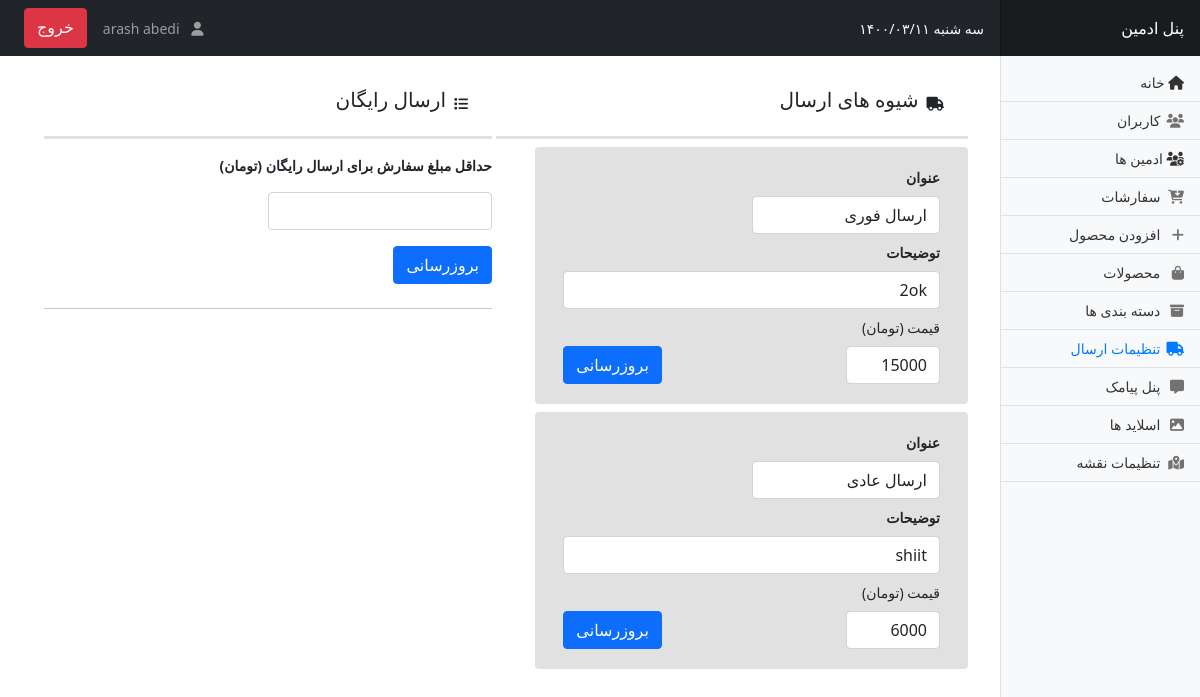
The app's page /admin/shipping.php (signed in), older data.
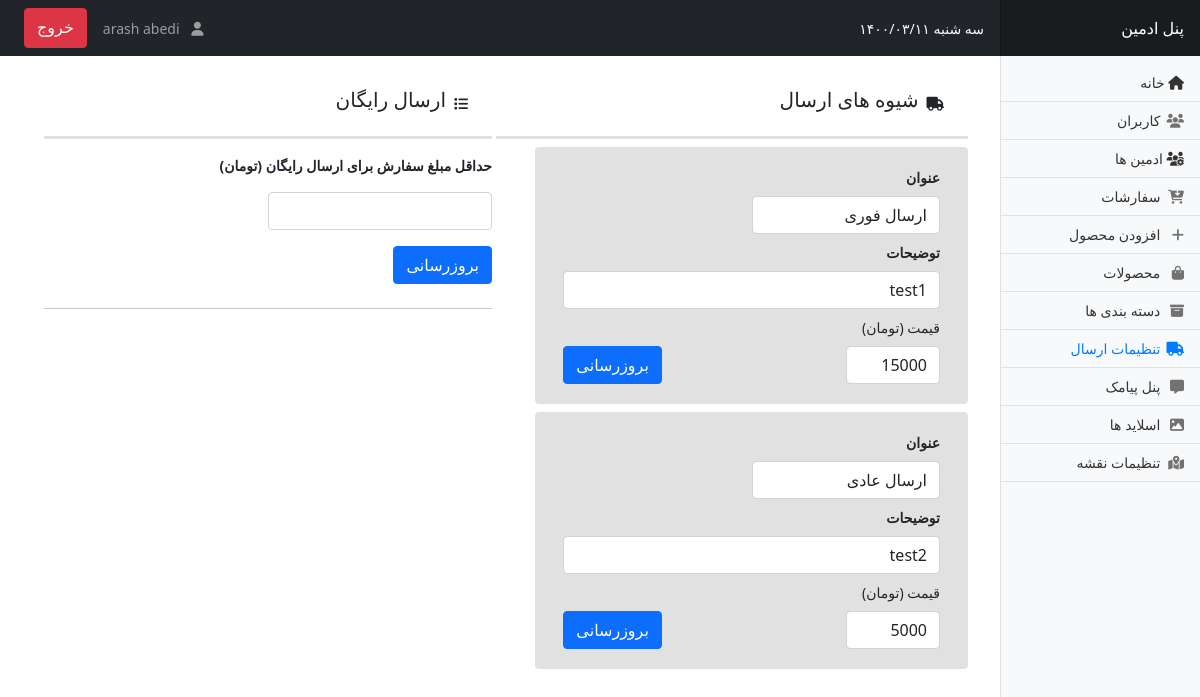
The same page, newer data.
### tables this page shows
CREATE TABLE `shippings` (
  `id` int NOT NULL,
  `shipping_type` varchar(250) NOT NULL DEFAULT '',
  `description` varchar(400) DEFAULT NULL,
  `status` enum('disable','active') NOT NULL DEFAULT 'active',
  `price` double NOT NULL
);

### inc/classes/DbClass.php (called while the page is built, shortened)
<?php
class Db {
    private static $server=DB_SERVER;
    private static $username=DB_USERNAME;
    private static $password=DB_PASSWORD;
    private static $dbName=DB_NAME;
    public static function connect(){
        try {
            $conn = new PDO("mysql:host=".self::$server.";dbname=".self::$dbName.";charset=utf8mb4", self::$username, self::$password);
            $conn->setAttribute(PDO::ATTR_ERRMODE, PDO::ERRMODE_EXCEPTION);
            return $conn;
        }catch(PDOException $e) {
            file_put_contents('DatabaseExeptions.log',$e);
        }
    }
    public static function select($table,$conditions="1",$fetchType='All' ,$disdinct="*",$limit=0,$orderBy='id',$orderType='ASC',$perPage="",$offset=1){
        if($limit){
            if($perPage!=="" && is_numeric($perPage) && $perPage>0 && $offset>=1){
                $start=($offset-1)*$perPage;
                $len=$perPage;
                $sql="SELECT $disdinct FROM $table WHERE $conditions ORDER BY $orderBy $orderType LIMIT $start,$len";
            }elseif($limit){
                $sql="SELECT $disdinct FROM $table WHERE $conditions ORDER BY $orderBy $orderType LIMIT $limit";
            }
        }else{
            $sql="SELECT $disdinct FROM $table WHERE $conditions ORDER BY $orderBy $orderType";
        }
        if($sql){
            $result=Db::connect()->query($sql);
            if(strtolower($fetchType)=='all'){
                if($res=$result->fetchAll(PDO::FETCH_NAMED)){
                    return $res;
                }else{
                    return false;
                }
            }elseif(strtolower($fetchType)=='single'){
                if($res=$result->fetch(PDO::FETCH_ASSOC)){
                    return $res;
                }else{
                    return false;
                }
            }
        }else{
            return false;
        }
    }
}

### inc/classes/ShippingClass.php (called while the page is built, shortened)
<?php
class Shipping{
    public function __construct($shippingId){
        $shippingInfo=$this->getShippingFullInfo($shippingId);
    }
    private function getShippingFullInfo($id){
        return Db::select(SHIPPING_TABLE_NAME,"id='$id'","single");
    }
    public static function getShippings($condition=1,$order="id",$orderby="asc"){
        return Db::select(SHIPPING_TABLE_NAME,$condition,'all',"*",0,$order,$orderby);
    }
}

### http/controller.php (called while the page is built, shortened)
<?php
if(isset($pageUi)){
    if($pageUi=='addCategory'){
        if(isAdmin() || isMaster()){
            if(isset($_GET['rm_cat'])){
                $category=new Category($_GET['rm_cat']);
                $category->delete();
                $category->deleteSubCategories();
            }elseif(isset($_GET['rm_sub'])){
                $subCategory=new SubCategory($_GET['rm_sub']);
                $subCategory->delete();
            }elseif(isset($_POST['addCategory'])){
                $catName=isset($_POST['name']) ? $_POST['name'] : "";
                $catType=isset($_POST['catType']) ? $_POST['catType'] : "";
                if($catType!=""){
                    if($catType=='parent'){
                        Category::create(['name'=>$catName,'creator_id'=>1],$message);
                    }else{
                        SubCategory::create(['name'=>$catName,'creator_id'=>1,'category_id'=>$catType]);
                    }
                }
            }
            $categories=Category::getCategories();
        }
    }
    elseif($pageUi=='index'){
        $mostSelesProducts=Product::getProducts("instock>0","sales","DESC",20);
        $indexCategories=Category::getCategories("show_index='yes'",$message);
        $latestProducts=Product::getProducts("instock>0","id","DESC",10);
    }
    elseif($pageUi=='cart'){
        if(isset($_SESSION['cart']) && $_SESSION['cart']['products']){
            $productsId=$_SESSION['cart']['products'];
        }
    }elseif($pageUi=='orders'){
        if(isset($_POST['update'])){
            $order=new Order($_POST['orderId']);
            $order->update(['status'=>$_POST['status']]);
        }
        $orders=Order::getOrders();
    }elseif($pageUi=='shipping'){
        $shippings=Shipping::getShippings();
    }
}

### config.php (called while the page is built, shortened)
<?php
function public_html(){
    $countSlashes=substr_count($_SERVER['PHP_SELF'],'/')-1;
    $backStr="";
    while($countSlashes>0){
        $backStr.="../";
        $countSlashes--;
    }
    global $root;
    if(isset($root) && $root==true){
        return HOST_ROOT;
    }else{
        return $backStr;
    }
}
require_once public_html().PROJECT_NAME.'/inc/classes/DbClass.php';
require_once public_html().PROJECT_NAME.'/inc/classes/ShippingClass.php';
$fast_post=new Shipping(1);
$normal_post=new Shipping(2);
include_once public_html().PROJECT_NAME.'/http/controller.php';

### admin/shipping.php (the view, shortened to what the changed rows need)
<?php
    include '../config.php';
?>
<?php
include 'adminheader.php';
?>
    <div class="container-fluid">
  <div class="row">
    <main class="col-md-9 ms-sm-auto col-lg-10 px-md-4">
      <div class="container">
        <div class="row">
          <div class="col-md g-3">
          <?php if($shippings ):?>
              <?php foreach($shippings as $shipping):?>
                  <form method='post' >
                    <div class="row my-2">
                      <div class="col-md-11 rounded " style="background-color: #dddd;">
                        <div class="d-flex flex-column justify-content-start p-3">
                          <div class="col-sm-6 my-1">
                            <label for="title<?php echo $shipping['id']; ?>" class="form-label"><strong>عنوان</strong></label>
                            <input name="shipping_type" type="text" class="form-control" id="title<?php echo $shipping['id']; ?>" placeholder="" value="<?php echo $shipping['shipping_type']; ?>" required="">
                          </div>
                          <div class="col-12 my-1">
                            <label for="info<?php echo $shipping['id']; ?>" class="form-label"><strong>توضیحات</strong></label>
                            <input name="description" type="text" class="form-control" id="info<?php echo $shipping['id']; ?>" placeholder="زمان ارسال و ..." value="<?php echo $shipping['description'] ?>">
                          </div>
                          <div class="d-flex flex-row align-items-end my-1">
                            <div class="col-md-3">
                              <label for="price<?php echo $shipping['id']; ?>" class="form-label">قیمت (تومان)</label>
                              <input name="price" type="text" class="form-control" id="price<?php echo $shipping['id']; ?>" placeholder="12000" value="<?php echo $shipping['price']; ?>" required="" >
                            </div>
                            <div class="ms-auto">
                              <button name="shipping_update" type="submit" class="btn btn-primary">بروزرسانی</button>
                            </div>
                          </div>
                        </div>
                      </div>
                    </div>
                    </form>
              <?php endforeach;?>
          <?php else:?>
              <p>شیوه ارسالی پیدا نشد</p>
          <?php endif;?>
          </div>
      </div>
    </main>
  </div>
</div>
  </body>
</html>

Row changes from the older to the newer data that the page shows:
changed shippings "ارسال فوری": description "2ok" → "test1"
changed shippings "ارسال عادی": description "shiit" → "test2"; price "6000" → "5000"
